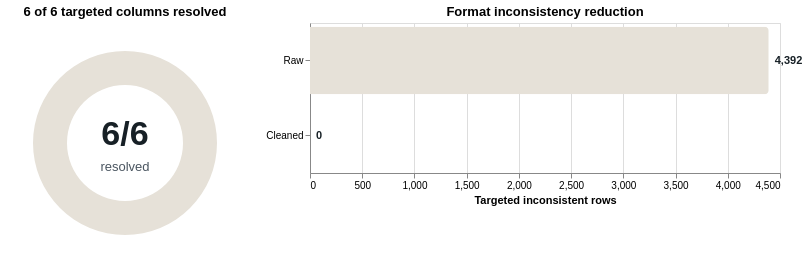

Here is the notebook cell this chart was saved with:
### Code cell
resolution_data = pd.DataFrame({
    "status": ["Resolved", "Remaining"],
    "columns": [resolved, max(len(verification) - resolved, 0)],
})

donut = alt.Chart(resolution_data).mark_arc(innerRadius=58, outerRadius=92).encode(
    theta=alt.Theta("columns:Q"),
    color=alt.Color("status:N", scale=alt.Scale(range=["#227c70", "#e6e1d8"]), legend=None),
    tooltip=["status", "columns"],
).properties(width=240, height=240, title="6 of 6 targeted columns resolved")

donut_text = alt.Chart(pd.DataFrame({"label": [f"{resolved}/{len(verification)}"], "sub": ["resolved"]})).mark_text(
    align="center", baseline="middle", dy=-8, fontSize=34, fontWeight="bold", color="#172026"
).encode(text="label:N") + alt.Chart(pd.DataFrame({"sub": ["resolved"]})).mark_text(
    align="center", baseline="middle", dy=24, fontSize=13, color="#4a5560"
).encode(text="sub:N")

reduction_data = pd.DataFrame([
    {"stage": "Raw", "rows": before_inconsistent},
    {"stage": "Cleaned", "rows": after_inconsistent},
])

bars = alt.Chart(reduction_data).mark_bar(cornerRadiusTopRight=4, cornerRadiusBottomRight=4).encode(
    y=alt.Y("stage:N", sort=["Raw", "Cleaned"], title=None),
    x=alt.X("rows:Q", title="Targeted inconsistent rows"),
    color=alt.Color("stage:N", scale=alt.Scale(range=["#d1495b", "#227c70"]), legend=None),
    tooltip=["stage", alt.Tooltip("rows:Q", format=",")],
).properties(width=470, height=150, title="Format inconsistency reduction")

labels = alt.Chart(reduction_data).mark_text(align="left", dx=6, fontWeight="bold", color="#172026").encode(
    y=alt.Y("stage:N", sort=["Raw", "Cleaned"]),
    x="rows:Q",
    text=alt.Text("rows:Q", format=","),
)

(donut + donut_text) | (bars + labels)

### Figure 1 — Vega-Lite specification as saved in the notebook (floating-point values rounded to 4 significant figures)
{"config": {"view": {"continuousWidth": 300, "continuousHeight": 300}}, "hconcat": [{"layer": [{"data": {"name": "data-4a41970b8ecec187aba50a8f804cbd1f"}, "mark": {"type": "arc", "innerRadius": 58, "outerRadius": 92}, "encoding": {"color": {"field": "status", "legend": null, "scale": {"range": ["#227c70", "#e6e1d8"]}, "type": "nominal"}, "theta": {"field": "columns", "type": "quantitative"}, "tooltip": [{"field": "status", "type": "nominal"}, {"field": "columns", "type": "quantitative"}]}, "title": "6 of 6 targeted columns resolved"}, {"layer": [{"data": {"name": "data-7d312bd36b5dba7eb498eb735c39f16f"}, "mark": {"type": "text", "align": "center", "baseline": "middle", "color": "#172026", "dy": -8, "fontSize": 34, "fontWeight": "bold"}, "encoding": {"text": {"field": "label", "type": "nominal"}}}, {"data": {"name": "data-3d0487ee298ba1739007e8f2dae02eb7"}, "mark": {"type": "text", "align": "center", "baseline": "middle", "color": "#4a5560", "dy": 24, "fontSize": 13}, "encoding": {"text": {"field": "sub", "type": "nominal"}}}]}], "height": 240, "width": 240}, {"layer": [{"mark": {"type": "bar", "cornerRadiusBottomRight": 4, "cornerRadiusTopRight": 4}, "encoding": {"color": {"field": "stage", "legend": null, "scale": {"range": ["#d1495b", "#227c70"]}, "type": "nominal"}, "tooltip": [{"field": "stage", "type": "nominal"}, {"field": "rows", "format": ",", "type": "quantitative"}], "x": {"field": "rows", "title": "Targeted inconsistent rows", "type": "quantitative"}, "y": {"field": "stage", "sort": ["Raw", "Cleaned"], "title": null, "type": "nominal"}}, "title": "Format inconsistency reduction"}, {"mark": {"type": "text", "align": "left", "color": "#172026", "dx": 6, "fontWeight": "bold"}, "encoding": {"text": {"field": "rows", "format": ",", "type": "quantitative"}, "x": {"field": "rows", "type": "quantitative"}, "y": {"field": "stage", "sort": ["Raw", "Cleaned"], "type": "nominal"}}}], "data": {"name": "data-c75a27bfe49cd576a5ed000983653783"}, "height": 150, "width": 470}], "$schema": "https://vega.github.io/schema/vega-lite/v6.4.1.json", "datasets": {"data-4a41970b8ecec187aba50a8f804cbd1f": [{"status": "Resolved", "columns": 6}, {"status": "Remaining", "columns": 0}], "data-7d312bd36b5dba7eb498eb735c39f16f": [{"label": "6/6", "sub": "resolved"}], "data-3d0487ee298ba1739007e8f2dae02eb7": [{"sub": "resolved"}], "data-c75a27bfe49cd576a5ed000983653783": [{"stage": "Raw", "rows": 4392}, {"stage": "Cleaned", "rows": 0}]}}
